Frame 1 (no input): blank canvas, image omitted
Frame 60 (no input): blank canvas, image omitted
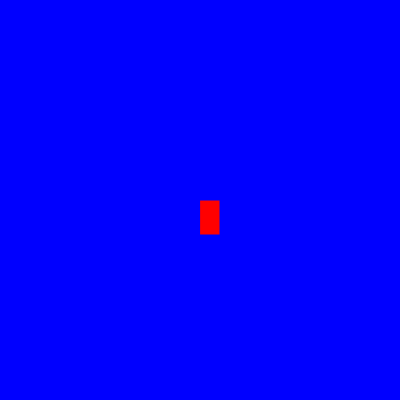
Frame 120 (the mouse pressed at the canvas centre since frame 60)

The p5.js sketch whose frames 1 and 60 were blank and that drew this single picture after the mouse press (run headless with seeded random() and noise() and a simulated clock; from frame 60 on, the mouse is pressed at the canvas centre):

// p5.js sketch
// ── sketch.js
function setup() {
  createCanvas(400, 400);
  background("blue")
}

function draw() {
  stroke("blue");
  fill("red");
  
  
  if (mouseIsPressed) {
    rect(mouseX, mouseY, 20, 35);
  }
}
